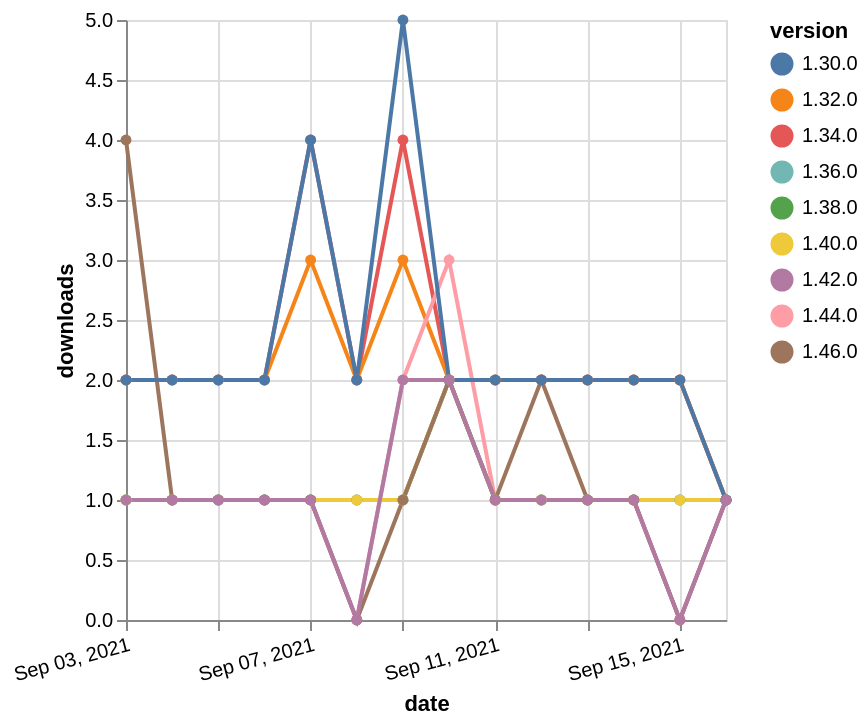

Write the Vega-Lite specification saved for this chart.
### Vega-Lite specification from a JSON file in a GitHub repository (floating-point values rounded to 4 significant figures)
{"$schema": "https://vega.github.io/schema/vega-lite/v5.json", "description": "A simple bar chart with embedded data.", "data": {"values": [{"date": "2021-09-03", "total": 2513, "delta": 2, "version": "1.34.0"}, {"date": "2021-09-04", "total": 2515, "delta": 2, "version": "1.34.0"}, {"date": "2021-09-05", "total": 2517, "delta": 2, "version": "1.34.0"}, {"date": "2021-09-06", "total": 2519, "delta": 2, "version": "1.34.0"}, {"date": "2021-09-07", "total": 2523, "delta": 4, "version": "1.34.0"}, {"date": "2021-09-08", "total": 2525, "delta": 2, "version": "1.34.0"}, {"date": "2021-09-09", "total": 2529, "delta": 4, "version": "1.34.0"}, {"date": "2021-09-10", "total": 2531, "delta": 2, "version": "1.34.0"}, {"date": "2021-09-11", "total": 2533, "delta": 2, "version": "1.34.0"}, {"date": "2021-09-12", "total": 2535, "delta": 2, "version": "1.34.0"}, {"date": "2021-09-13", "total": 2537, "delta": 2, "version": "1.34.0"}, {"date": "2021-09-14", "total": 2539, "delta": 2, "version": "1.34.0"}, {"date": "2021-09-15", "total": 2541, "delta": 2, "version": "1.34.0"}, {"date": "2021-09-16", "total": 2542, "delta": 1, "version": "1.34.0"}, {"date": "2021-09-03", "total": 2590, "delta": 2, "version": "1.32.0"}, {"date": "2021-09-04", "total": 2592, "delta": 2, "version": "1.32.0"}, {"date": "2021-09-05", "total": 2594, "delta": 2, "version": "1.32.0"}, {"date": "2021-09-06", "total": 2596, "delta": 2, "version": "1.32.0"}, {"date": "2021-09-07", "total": 2599, "delta": 3, "version": "1.32.0"}, {"date": "2021-09-08", "total": 2601, "delta": 2, "version": "1.32.0"}, {"date": "2021-09-09", "total": 2604, "delta": 3, "version": "1.32.0"}, {"date": "2021-09-10", "total": 2606, "delta": 2, "version": "1.32.0"}, {"date": "2021-09-11", "total": 2608, "delta": 2, "version": "1.32.0"}, {"date": "2021-09-12", "total": 2610, "delta": 2, "version": "1.32.0"}, {"date": "2021-09-13", "total": 2612, "delta": 2, "version": "1.32.0"}, {"date": "2021-09-14", "total": 2614, "delta": 2, "version": "1.32.0"}, {"date": "2021-09-15", "total": 2616, "delta": 2, "version": "1.32.0"}, {"date": "2021-09-16", "total": 2617, "delta": 1, "version": "1.32.0"}, {"date": "2021-09-03", "total": 179, "delta": 1, "version": "1.44.0"}, {"date": "2021-09-04", "total": 180, "delta": 1, "version": "1.44.0"}, {"date": "2021-09-05", "total": 181, "delta": 1, "version": "1.44.0"}, {"date": "2021-09-06", "total": 182, "delta": 1, "version": "1.44.0"}, {"date": "2021-09-07", "total": 183, "delta": 1, "version": "1.44.0"}, {"date": "2021-09-08", "total": 183, "delta": 0, "version": "1.44.0"}, {"date": "2021-09-09", "total": 185, "delta": 2, "version": "1.44.0"}, {"date": "2021-09-10", "total": 188, "delta": 3, "version": "1.44.0"}, {"date": "2021-09-11", "total": 189, "delta": 1, "version": "1.44.0"}, {"date": "2021-09-12", "total": 190, "delta": 1, "version": "1.44.0"}, {"date": "2021-09-13", "total": 191, "delta": 1, "version": "1.44.0"}, {"date": "2021-09-14", "total": 192, "delta": 1, "version": "1.44.0"}, {"date": "2021-09-15", "total": 192, "delta": 0, "version": "1.44.0"}, {"date": "2021-09-16", "total": 193, "delta": 1, "version": "1.44.0"}, {"date": "2021-09-03", "total": 203, "delta": 1, "version": "1.38.0"}, {"date": "2021-09-04", "total": 204, "delta": 1, "version": "1.38.0"}, {"date": "2021-09-05", "total": 205, "delta": 1, "version": "1.38.0"}, {"date": "2021-09-06", "total": 206, "delta": 1, "version": "1.38.0"}, {"date": "2021-09-07", "total": 207, "delta": 1, "version": "1.38.0"}, {"date": "2021-09-08", "total": 208, "delta": 1, "version": "1.38.0"}, {"date": "2021-09-09", "total": 209, "delta": 1, "version": "1.38.0"}, {"date": "2021-09-10", "total": 211, "delta": 2, "version": "1.38.0"}, {"date": "2021-09-11", "total": 212, "delta": 1, "version": "1.38.0"}, {"date": "2021-09-12", "total": 213, "delta": 1, "version": "1.38.0"}, {"date": "2021-09-13", "total": 214, "delta": 1, "version": "1.38.0"}, {"date": "2021-09-14", "total": 215, "delta": 1, "version": "1.38.0"}, {"date": "2021-09-15", "total": 216, "delta": 1, "version": "1.38.0"}, {"date": "2021-09-16", "total": 217, "delta": 1, "version": "1.38.0"}, {"date": "2021-09-03", "total": 247, "delta": 1, "version": "1.36.0"}, {"date": "2021-09-04", "total": 248, "delta": 1, "version": "1.36.0"}, {"date": "2021-09-05", "total": 249, "delta": 1, "version": "1.36.0"}, {"date": "2021-09-06", "total": 250, "delta": 1, "version": "1.36.0"}, {"date": "2021-09-07", "total": 251, "delta": 1, "version": "1.36.0"}, {"date": "2021-09-08", "total": 252, "delta": 1, "version": "1.36.0"}, {"date": "2021-09-09", "total": 253, "delta": 1, "version": "1.36.0"}, {"date": "2021-09-10", "total": 255, "delta": 2, "version": "1.36.0"}, {"date": "2021-09-11", "total": 256, "delta": 1, "version": "1.36.0"}, {"date": "2021-09-12", "total": 257, "delta": 1, "version": "1.36.0"}, {"date": "2021-09-13", "total": 258, "delta": 1, "version": "1.36.0"}, {"date": "2021-09-14", "total": 259, "delta": 1, "version": "1.36.0"}, {"date": "2021-09-15", "total": 260, "delta": 1, "version": "1.36.0"}, {"date": "2021-09-16", "total": 261, "delta": 1, "version": "1.36.0"}, {"date": "2021-09-03", "total": 188, "delta": 1, "version": "1.40.0"}, {"date": "2021-09-04", "total": 189, "delta": 1, "version": "1.40.0"}, {"date": "2021-09-05", "total": 190, "delta": 1, "version": "1.40.0"}, {"date": "2021-09-06", "total": 191, "delta": 1, "version": "1.40.0"}, {"date": "2021-09-07", "total": 192, "delta": 1, "version": "1.40.0"}, {"date": "2021-09-08", "total": 193, "delta": 1, "version": "1.40.0"}, {"date": "2021-09-09", "total": 194, "delta": 1, "version": "1.40.0"}, {"date": "2021-09-10", "total": 196, "delta": 2, "version": "1.40.0"}, {"date": "2021-09-11", "total": 197, "delta": 1, "version": "1.40.0"}, {"date": "2021-09-12", "total": 198, "delta": 1, "version": "1.40.0"}, {"date": "2021-09-13", "total": 199, "delta": 1, "version": "1.40.0"}, {"date": "2021-09-14", "total": 200, "delta": 1, "version": "1.40.0"}, {"date": "2021-09-15", "total": 201, "delta": 1, "version": "1.40.0"}, {"date": "2021-09-16", "total": 202, "delta": 1, "version": "1.40.0"}, {"date": "2021-09-03", "total": 121, "delta": 4, "version": "1.46.0"}, {"date": "2021-09-04", "total": 122, "delta": 1, "version": "1.46.0"}, {"date": "2021-09-05", "total": 123, "delta": 1, "version": "1.46.0"}, {"date": "2021-09-06", "total": 124, "delta": 1, "version": "1.46.0"}, {"date": "2021-09-07", "total": 125, "delta": 1, "version": "1.46.0"}, {"date": "2021-09-08", "total": 125, "delta": 0, "version": "1.46.0"}, {"date": "2021-09-09", "total": 126, "delta": 1, "version": "1.46.0"}, {"date": "2021-09-10", "total": 128, "delta": 2, "version": "1.46.0"}, {"date": "2021-09-11", "total": 129, "delta": 1, "version": "1.46.0"}, {"date": "2021-09-12", "total": 131, "delta": 2, "version": "1.46.0"}, {"date": "2021-09-13", "total": 132, "delta": 1, "version": "1.46.0"}, {"date": "2021-09-14", "total": 133, "delta": 1, "version": "1.46.0"}, {"date": "2021-09-15", "total": 133, "delta": 0, "version": "1.46.0"}, {"date": "2021-09-16", "total": 134, "delta": 1, "version": "1.46.0"}, {"date": "2021-09-03", "total": 3150, "delta": 2, "version": "1.30.0"}, {"date": "2021-09-04", "total": 3152, "delta": 2, "version": "1.30.0"}, {"date": "2021-09-05", "total": 3154, "delta": 2, "version": "1.30.0"}, {"date": "2021-09-06", "total": 3156, "delta": 2, "version": "1.30.0"}, {"date": "2021-09-07", "total": 3160, "delta": 4, "version": "1.30.0"}, {"date": "2021-09-08", "total": 3162, "delta": 2, "version": "1.30.0"}, {"date": "2021-09-09", "total": 3167, "delta": 5, "version": "1.30.0"}, {"date": "2021-09-10", "total": 3169, "delta": 2, "version": "1.30.0"}, {"date": "2021-09-11", "total": 3171, "delta": 2, "version": "1.30.0"}, {"date": "2021-09-12", "total": 3173, "delta": 2, "version": "1.30.0"}, {"date": "2021-09-13", "total": 3175, "delta": 2, "version": "1.30.0"}, {"date": "2021-09-14", "total": 3177, "delta": 2, "version": "1.30.0"}, {"date": "2021-09-15", "total": 3179, "delta": 2, "version": "1.30.0"}, {"date": "2021-09-16", "total": 3180, "delta": 1, "version": "1.30.0"}, {"date": "2021-09-03", "total": 159, "delta": 1, "version": "1.42.0"}, {"date": "2021-09-04", "total": 160, "delta": 1, "version": "1.42.0"}, {"date": "2021-09-05", "total": 161, "delta": 1, "version": "1.42.0"}, {"date": "2021-09-06", "total": 162, "delta": 1, "version": "1.42.0"}, {"date": "2021-09-07", "total": 163, "delta": 1, "version": "1.42.0"}, {"date": "2021-09-08", "total": 163, "delta": 0, "version": "1.42.0"}, {"date": "2021-09-09", "total": 165, "delta": 2, "version": "1.42.0"}, {"date": "2021-09-10", "total": 167, "delta": 2, "version": "1.42.0"}, {"date": "2021-09-11", "total": 168, "delta": 1, "version": "1.42.0"}, {"date": "2021-09-12", "total": 169, "delta": 1, "version": "1.42.0"}, {"date": "2021-09-13", "total": 170, "delta": 1, "version": "1.42.0"}, {"date": "2021-09-14", "total": 171, "delta": 1, "version": "1.42.0"}, {"date": "2021-09-15", "total": 171, "delta": 0, "version": "1.42.0"}, {"date": "2021-09-16", "total": 172, "delta": 1, "version": "1.42.0"}]}, "width": "container", "mark": {"type": "line", "point": {"filled": true}}, "encoding": {"x": {"field": "date", "type": "temporal", "timeUnit": "yearmonthdate", "title": "date", "axis": {"labelAngle": -15}}, "y": {"field": "delta", "type": "quantitative", "title": "downloads"}, "color": {"field": "version", "type": "nominal"}, "tooltip": {"field": "delta"}}}
